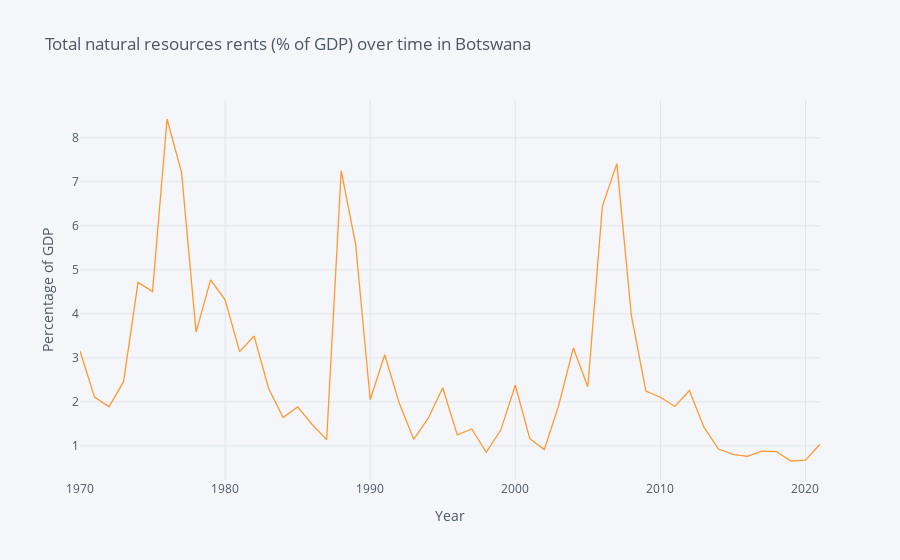

The cell this chart's notebook holds for it:
### Code cell
vars= {"NY.GDP.TOTL.RT.ZS": "Total natural resources rents (% of GDP)"}

use = ["BWA"]

btotalnresource = fix_date_index(wbdata.get_dataframe(vars, country=use)).dropna()
btotalnresource.iplot(xTitle="Year", yTitle="Percentage of GDP", title="Total natural resources rents (% of GDP) over time in Botswana")

### Figure 1 — Plotly figure (JSON) as saved in the notebook; plotly's stock layout.template omitted (floating-point values rounded to 4 significant figures)
{"data": [{"line": {"color": "rgba(255, 153, 51, 1.0)", "dash": "solid", "shape": "linear", "width": 1.3}, "mode": "lines", "name": "Total natural resources rents (% of GDP)", "text": "", "type": "scatter", "x": [2021, 2020, 2019, 2018, 2017, 2016, 2015, 2014, 2013, 2012, 2011, 2010, 2009, 2008, 2007, 2006, 2005, 2004, 2003, 2002, 2001, 2000, 1999, 1998, 1997, 1996, 1995, 1994, 1993, 1992, 1991, 1990, 1989, 1988, 1987, 1986, 1985, 1984, 1983, 1982, 1981, 1980, 1979, 1978, 1977, 1976, 1975, 1974, 1973, 1972, 1971, 1970], "y": [1.039, 0.675, 0.6561, 0.8697, 0.8801, 0.7623, 0.8048, 0.9278, 1.425, 2.259, 1.894, 2.105, 2.246, 3.962, 7.412, 6.442, 2.343, 3.224, 1.931, 0.9141, 1.164, 2.377, 1.359, 0.8522, 1.383, 1.249, 2.321, 1.63, 1.148, 1.972, 3.071, 2.049, 5.57, 7.251, 1.142, 1.485, 1.886, 1.645, 2.303, 3.495, 3.142, 4.318, 4.772, 3.585, 7.209, 8.427, 4.504, 4.715, 2.458, 1.889, 2.107, 3.154]}], "layout": {"autosize": true, "legend": {"bgcolor": "#F5F6F9", "font": {"color": "#4D5663"}}, "paper_bgcolor": "#F5F6F9", "plot_bgcolor": "#F5F6F9", "title": {"font": {"color": "#4D5663"}, "text": "Total natural resources rents (% of GDP) over time in Botswana"}, "xaxis": {"autorange": true, "gridcolor": "#E1E5ED", "range": [1970, 2021], "showgrid": true, "tickfont": {"color": "#4D5663"}, "title": {"font": {"color": "#4D5663"}, "text": "Year"}, "type": "linear", "zerolinecolor": "#E1E5ED"}, "yaxis": {"autorange": true, "gridcolor": "#E1E5ED", "range": [0.2244, 8.858], "showgrid": true, "tickfont": {"color": "#4D5663"}, "title": {"font": {"color": "#4D5663"}, "text": "Percentage of GDP"}, "type": "linear", "zerolinecolor": "#E1E5ED"}}}
